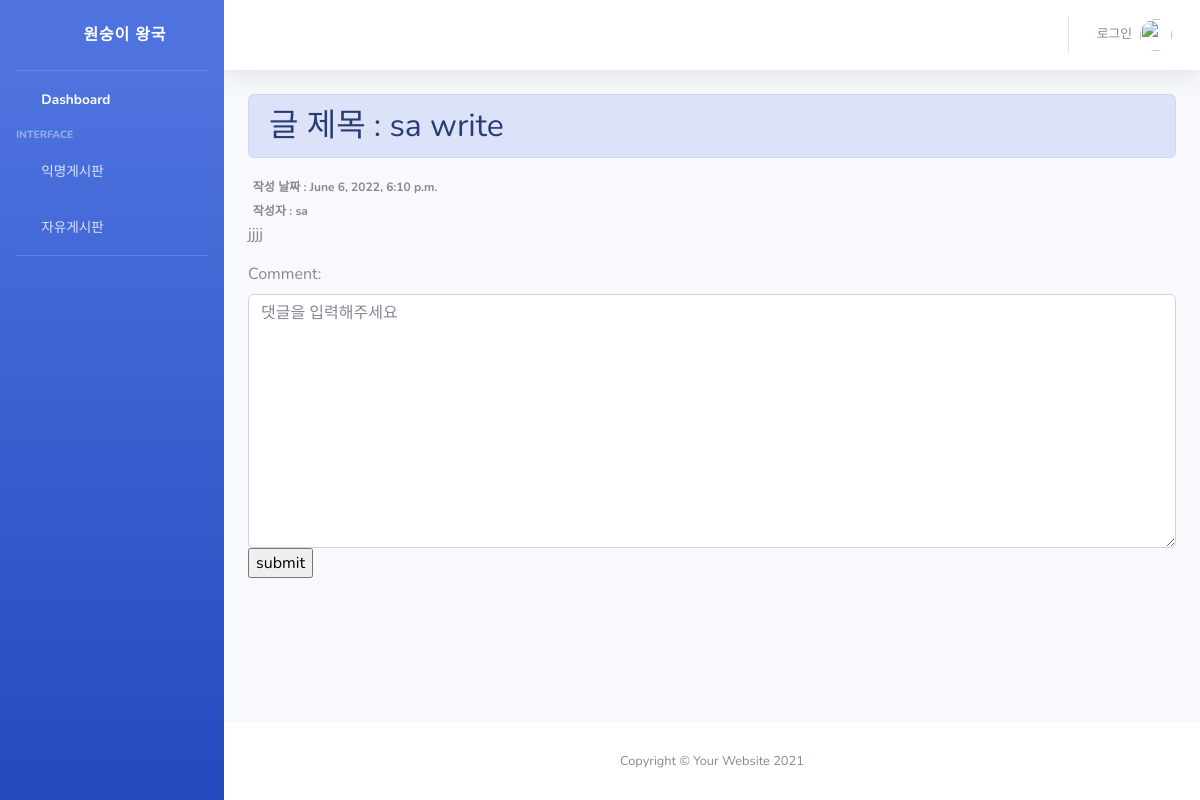
/freedetail/2, run on the app's committed database.
### snsapp/models.py (models this page shows, shortened)
class FreePost(models.Model):
    title = models.CharField(max_length=200)
    body = models.TextField()
    date = models.DateTimeField(auto_now_add=True)
    author = models.ForeignKey(User, on_delete=models.CASCADE)

### snsapp/views.py (the view)
# urls.py: path('freedetail/<int:post_id>', views.freedetail, name='freedetail'),
def freedetail(request, post_id):
    post_detail = get_object_or_404(FreePost, pk=post_id)
    comment_form = FreeCommentForm()
    return render(request, 'free_detail.html', {'post_detail' : post_detail, 'comment_form' : comment_form})

### snsapp/forms.py
class FreeCommentForm(forms.ModelForm):
    class Meta:
        model = FreeComment
        fields = ['comment']
    def __init__(self, *args, **kwargs):
        super(FreeCommentForm, self).__init__(*args, **kwargs)
        self.fields['comment'].widget.attrs = {
            'class': 'form-control',
            'placeholder': '댓글을 입력해주세요',
            'rows': 10
        }

### snsapp/templates/free_detail.html (shortened to what this page needs)
{% extends 'base.html' %}
{% block content %}
<h2 class="alert alert-primary">글 제목 : {{ post_detail.title }}</h2>
<span class="badge rounded-pill bg-light">작성 날짜 : {{ post_detail.date }}</span>
<br/>
<span class="badge rounded-pill bg-light">작성자 : {{ post_detail.author }}</span>
<br />
<p>{{ post_detail.body }}</p>
<form action="{% url 'new_freecomment' post_detail.id %}" method="post">
    {{ comment_form }}
    <input type="submit" value="submit">
</form>
{% endblock %}

### data on the page
FreePost: title "sa write", date "June 6, 2022, 6:10 p.m.", author "sa", body "jjjj"
